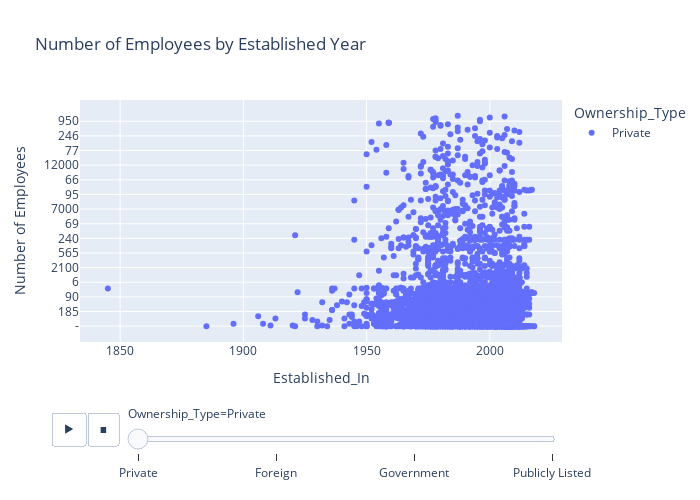

The cell this chart's notebook holds for it:
### Markdown cell above
The Number of employees in many and various companies sure private sector has a higher rate

### Code cell
plt.figure(figsize=(20,7))
px.scatter(Coms_Data, x="Established_In",y="Number_of_Employees",animation_frame="Ownership_Type",title="Number of Employees by Established Year ",
             labels ={'Number_of_Employees':'Number of Employees','Established_In':'Established_In'}, height=500, width= 700,color="Ownership_Type")

### Figure 1 — Plotly figure (JSON) as saved in the notebook; plotly's stock layout.template omitted (floating-point values rounded to 4 significant figures; data arrays with more than 128 entries replaced by an {"elided": "..."} marker saying what was removed)
{"data": [{"hovertemplate": "Ownership_Type=Private<br>Established_In=%{x}<br>Number of Employees=%{y}<extra></extra>", "legendgroup": "Private", "marker": {"color": "#636efa", "symbol": "circle"}, "mode": "markers", "name": "Private", "orientation": "h", "showlegend": true, "type": "scatter", "x": {"elided": "5436 int values"}, "xaxis": "x", "y": {"elided": "5436 str values"}, "yaxis": "y"}], "layout": {"height": 500, "legend": {"title": {"text": "Ownership_Type"}, "tracegroupgap": 0}, "sliders": [{"active": 0, "currentvalue": {"prefix": "Ownership_Type="}, "len": 0.9, "pad": {"b": 10, "t": 60}, "steps": [{"args": [["Private"], {"frame": {"duration": 0, "redraw": false}, "fromcurrent": true, "mode": "immediate", "transition": {"duration": 0, "easing": "linear"}}], "label": "Private", "method": "animate"}, {"args": [["Foreign"], {"frame": {"duration": 0, "redraw": false}, "fromcurrent": true, "mode": "immediate", "transition": {"duration": 0, "easing": "linear"}}], "label": "Foreign", "method": "animate"}, {"args": [["Government"], {"frame": {"duration": 0, "redraw": false}, "fromcurrent": true, "mode": "immediate", "transition": {"duration": 0, "easing": "linear"}}], "label": "Government", "method": "animate"}, {"args": [["Publicly Listed"], {"frame": {"duration": 0, "redraw": false}, "fromcurrent": true, "mode": "immediate", "transition": {"duration": 0, "easing": "linear"}}], "label": "Publicly Listed", "method": "animate"}], "x": 0.1, "xanchor": "left", "y": 0, "yanchor": "top"}], "title": {"text": "Number of Employees by Established Year "}, "updatemenus": [{"buttons": [{"args": [null, {"frame": {"duration": 500, "redraw": false}, "fromcurrent": true, "mode": "immediate", "transition": {"duration": 500, "easing": "linear"}}], "label": "&#9654;", "method": "animate"}, {"args": [[null], {"frame": {"duration": 0, "redraw": false}, "fromcurrent": true, "mode": "immediate", "transition": {"duration": 0, "easing": "linear"}}], "label": "&#9724;", "method": "animate"}], "direction": "left", "pad": {"r": 10, "t": 70}, "showactive": false, "type": "buttons", "x": 0.1, "xanchor": "right", "y": 0, "yanchor": "top"}], "width": 700, "xaxis": {"anchor": "y", "domain": [0, 1], "title": {"text": "Established_In"}}, "yaxis": {"anchor": "x", "domain": [0, 1], "title": {"text": "Number of Employees"}}}}
